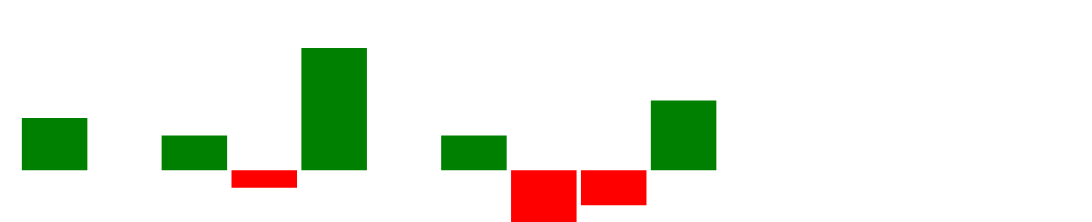

The Vega-Lite source for this figure:
### Vega specification from a JSON file in a GitHub repository (floating-point values rounded to 4 significant figures)
{"$schema": "https://vega.github.io/schema/vega/v5.json", "width": 250, "height": 40, "padding": 0, "data": [{"name": "table", "values": [{"game": "g1", "diff": 3}, {"game": "g2", "diff": 0}, {"game": "g3", "diff": 2}, {"game": "g4", "diff": -1}, {"game": "g5", "diff": 7}, {"game": "g6", "diff": 0}, {"game": "g7", "diff": 2}, {"game": "g8", "diff": -3}, {"game": "g9", "diff": -2}, {"game": "g10", "diff": 4}, {"game": "g11", "diff": 0}, {"game": "g12", "diff": 0}, {"game": "g13", "diff": 0}, {"game": "g14", "diff": 0}, {"game": "g15", "diff": 0}]}], "signals": [{"name": "tooltip", "value": {}, "on": [{"events": "rect:mouseover", "update": "datum"}, {"events": "rect:mouseout", "update": "{}"}]}], "scales": [{"name": "xscale", "type": "band", "domain": {"data": "table", "field": "game"}, "range": "width", "padding": 0.05, "round": true}, {"name": "yscale", "domain": {"data": "table", "field": "diff"}, "nice": true, "range": "height"}], "axes": [{"orient": "bottom", "scale": "xscale", "labels": false, "ticks": false}, {"orient": "right", "scale": "yscale", "labels": false, "ticks": false}], "marks": [{"type": "rect", "from": {"data": "table"}, "encode": {"enter": {"x": {"scale": "xscale", "field": "game"}, "width": {"scale": "xscale", "band": 1}, "y": {"scale": "yscale", "field": "diff"}, "y2": {"scale": "yscale", "value": 0}, "fill": [{"test": "datum.diff > 0", "value": "green"}, {"value": "red"}]}, "update": {"fill": [{"test": "datum.diff > 0", "value": "green"}, {"value": "red"}]}, "hover": {"fill": {"value": "black"}}}}, {"type": "text", "encode": {"enter": {"align": {"value": "center"}, "baseline": {"value": "bottom"}, "fill": {"value": "#333"}}, "update": {"x": {"scale": "xscale", "signal": "tooltip.game", "band": 0.5}, "y": {"scale": "yscale", "signal": "tooltip.diff", "offset": 0.05}, "text": {"signal": "tooltip.diff"}, "fillOpacity": [{"test": "datum === tooltip", "value": 0}, {"value": 1}]}}}], "config": {}}
